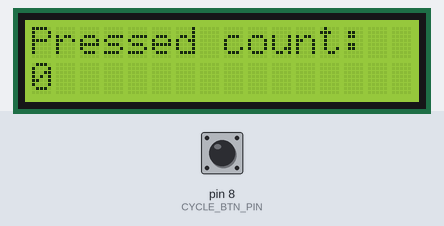
Bench run of a sketch on a simulated Arduino Uno, built with avr-gcc and run on an emulated ATmega328P. Parts: 16×2 character LCD. The test bench sets the inputs (shaded band); at power-on: pin 8 (CYCLE_BTN_PIN) LOW. What the sketch prints to the serial monitor is not drawn.

Above: at 1.2 s.
1.3 s: pin 8 (CYCLE_BTN_PIN) pulled HIGH for 0.15 s
At 2.2 s:
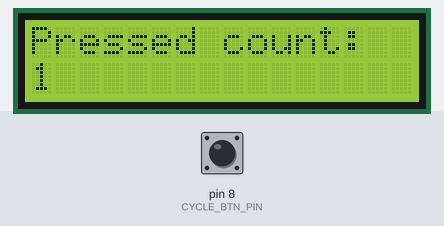
2.9 s: pin 8 (CYCLE_BTN_PIN) pulled HIGH for 1 s
At 3.7 s:
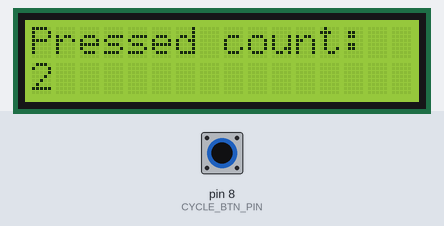
5.4 s: pin 8 (CYCLE_BTN_PIN) pulled HIGH for 0.15 s
At 5.9 s:
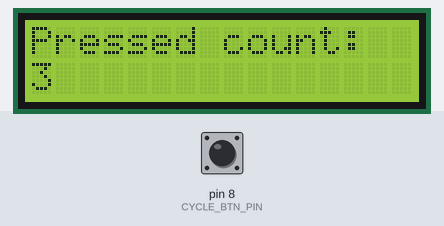
7.1 s: pin 8 (CYCLE_BTN_PIN) pulled HIGH for 1 s
At 8.6 s:
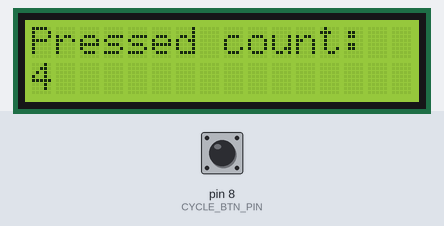
Timing chart, 0 to 10.1 s (numbered marks = the images above; inputs shaded):
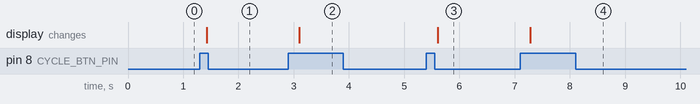

Measured:
- after the input at 1.3 s, the display: changes after 0.13 s (image 1)
- after the input at 2.9 s, the display: changes after 0.20 s (image 2)
- after the input at 5.4 s, the display: changes after 0.21 s (image 3)
- after the input at 7.1 s, the display: changes after 0.18 s (image 4)

The sketch:

Calculator.ino
```cpp
#include <LiquidCrystal.h>

LiquidCrystal lcd(12, 11, 5, 4, 3, 2);

int pressed_count = 0;

const int CYCLE_BTN_PIN = 8;

void setup() {
  pinMode(CYCLE_BTN_PIN, INPUT);


  lcd.begin(16, 2);
  Serial.begin(9600);
  Serial.println("Setup Complete!");
}

bool cycle_btn_prev_pressed = false;

void loop() {
	lcd.clear();
	lcd.setCursor(0, 0);
	lcd.print("Pressed count:");
	lcd.setCursor(0, 1);
	lcd.print(pressed_count);

	bool cycle_btn_pressed = button_is_pressed(CYCLE_BTN_PIN);

	if (cycle_btn_pressed && !cycle_btn_prev_pressed) {
		pressed_cycle_character();
	}

	cycle_btn_prev_pressed = cycle_btn_pressed;

	delay(100);
}

bool button_is_pressed(int pin) {
	return digitalRead(pin) == HIGH;
}

void pressed_cycle_character() {
	Serial.println(pressed_count);
	pressed_count++;
}
```
